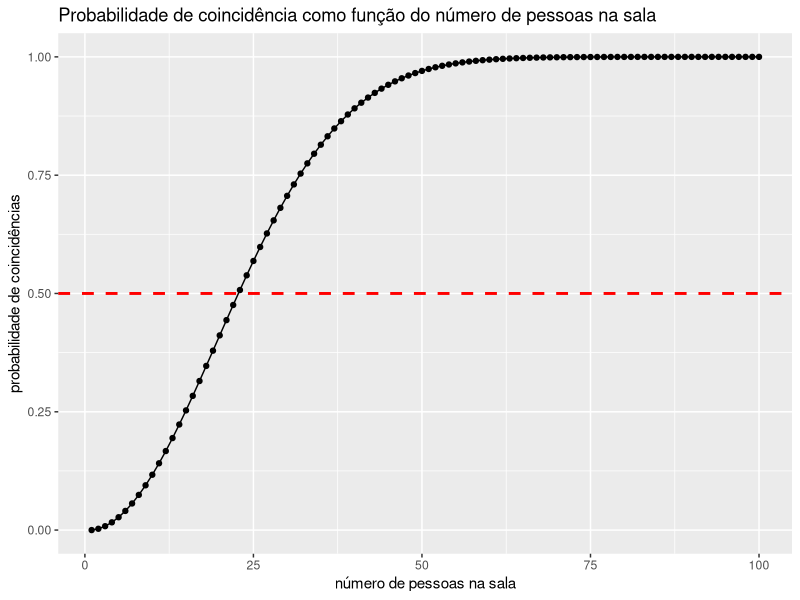
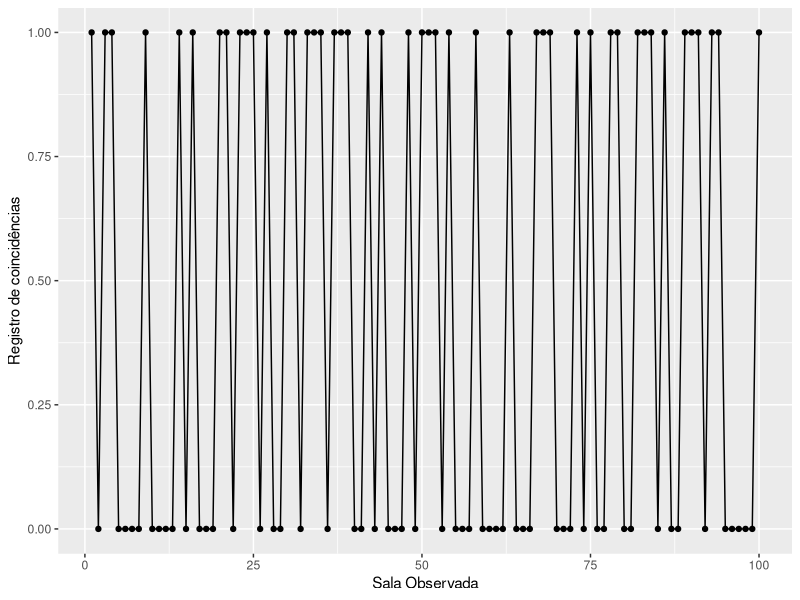
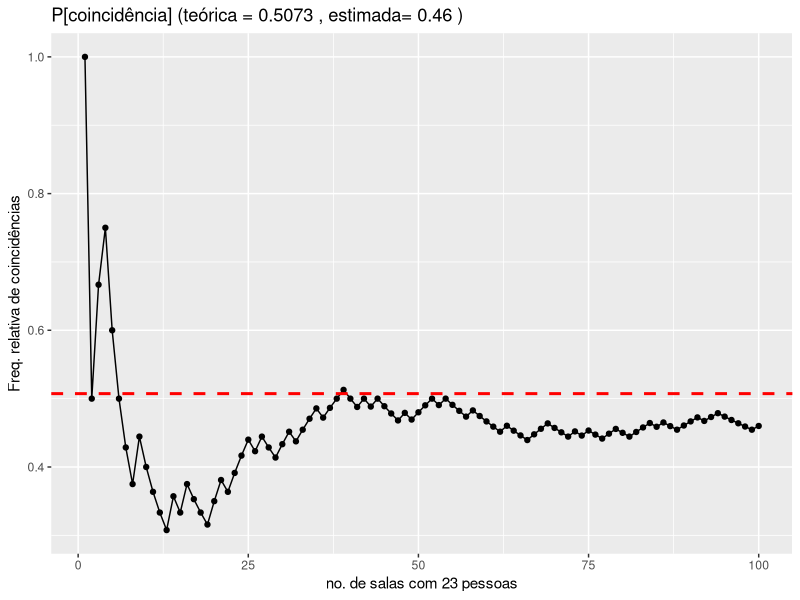
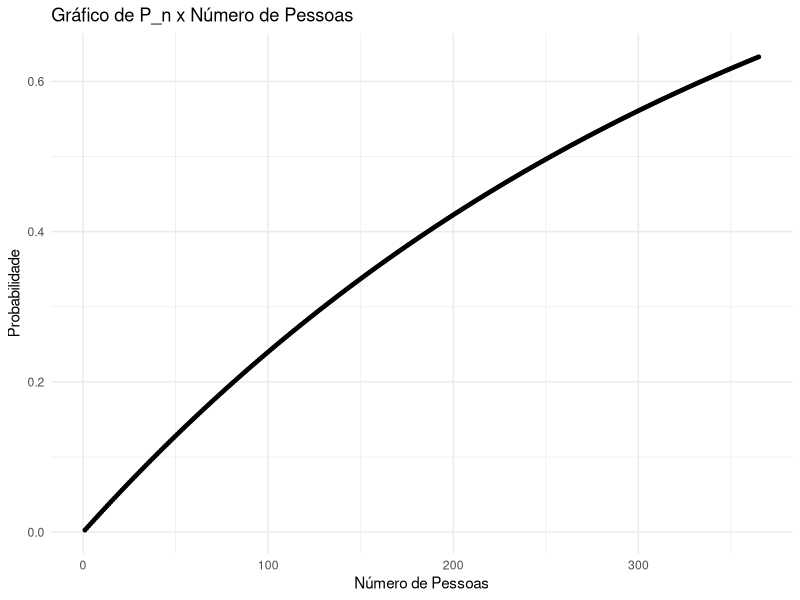

Recreate these plots in R, in order. (Note: a time limit stopped this script after it produced the figures.)
## ---- chunk 1
n_pessoas <- 1:100
p_coincidencias <- sapply(n_pessoas, pbirthday)

aniversarios <- data.frame(n_pessoas, p_coincidencias)

# gráfico da probabilidade pelo número de pessoas
library(tidyverse)
ggplot(aniversarios, aes(x = n_pessoas, y = p_coincidencias)) +
  geom_line() +
  geom_point() + 
  geom_hline(yintercept = 0.5, linetype = "dashed", color = "red", size = 1) +
  labs(x = "número de pessoas na sala", y = "probabilidade de coincidências",
       title = "Probabilidade de coincidência como função do número de pessoas na sala")
## ---- chunk 2
# número de pessoas na sala
n_pessoas <- 23

# calcula a probabilidade de pelo menos uma coincidência para um total de `n_pessoas` pessoas:
pbirthday(n_pessoas)
## ---- chunk 3
# carrega pacotes
library(tidyverse)
## ---- chunk 4
# função que verifica se há coincidências
registra_coincidencia <- function(n_pessoas, n_dias = 365){
  #
  # Argumentos:
  # n_pessoas: número de pessoas na sala
  # n_dias: número total de dias que podem ser sorteados
  # 
  # Saída:
  # resultado: valor numérico que assume valor 1, se há coincidência e 0, c.c.
  
  # inicializa resultado
  resultado <- FALSE
  
  # sorteia uma data de aniversário para cada uma das `n_pessoas` na sala
  aniversarios <- sample(x = 1:n_dias, size = n_pessoas, replace = TRUE)
  
  # verifica se há coincidências
  resultado <- as.numeric(any(duplicated(aniversarios)))
  return(resultado)
}
## ---- chunk 5
# fixa semente de números pseudo-aleatórios
set.seed(1)

# simula Nrep salas e registra em quais houve coincidências
Npessoas  <- 23    # no. de pessoas na sala
Nsalas    <- 100   # número de salas observadas (tamanho do caminho aleatório)

coincidencias <- replicate(Nsalas, registra_coincidencia(Npessoas))

# organiza os resultados das coincidências em uma tabela
coincidencias_df <- data.frame(coincidencias)
# cria coluna com a ordem dos lançamentos
coincidencias_df$row <- 1:nrow(coincidencias_df)

# constrói gráfico com a sequencia de coincidencias
ggplot(coincidencias_df, mapping = aes(x = row, y = coincidencias)) + 
  geom_point() +
  geom_line() +
  labs(x = "Sala Observada", y = "Registro de coincidências")
## ---- chunk 6
# calcula frequencias relativas de coincidências
# da primeira à última sala
# (estimativas da probabilidade de coincidências)
freq_rel <- cumsum(coincidencias)/1:Nsalas

# valor estimado para a probabilidade de ocorrer coincidência
prob_est <- freq_rel[Nsalas]
## ---- chunk 7
# organiza as frequências relativas calculadas em uma tabela
freq_rel_df <- data.frame(freq_rel)
# cria coluna com a ordem dos lançamentos
freq_rel_df$row <- 1:nrow(freq_rel_df)

# constrói gráfico com a frequência relativa de 'COROA'
ggplot(freq_rel_df, mapping = aes(x = row, y = freq_rel)) + 
  geom_point() +
  geom_line() +
  # adiciona linha tracejada vermelha
  geom_hline(yintercept = pbirthday(n_pessoas), linetype = "dashed", color = "red", size = 1) +
  labs(x = paste("no. de salas com", n_pessoas, "pessoas"), 
       y = "Freq. relativa de coincidências",
       title = paste("P[coincidência] (teórica =", round(pbirthday(n_pessoas), digits = 5), "," ,"estimada=", round(prob_est, digits = 5), ")")) 
## ---- chunk 8
P_n <- function(n_pessoas, n_dias = 365) {
    pb <- 1 - ((n_dias - 1) / n_dias) ^ n_pessoas
    return(pb)
}
## ---- chunk 9
# Gerar os dados para o gráfico
n_pessoas <- 1:365 # Considerando de 1 a 100 pessoas
probabilidades <- P_n(n_pessoas)

# Criar um data frame para o ggplot
data <- data.frame(n_pessoas, probabilidades)

# Construir o gráfico
ggplot(data, aes(x = n_pessoas, y = probabilidades)) +
    geom_line(color = "blue", size = 1.2) +        # Adiciona a linha azul
    geom_point(color = "black", size = 1.0) +          # Adiciona os pontos vermelhos
    labs(x = "Número de Pessoas", y = "Probabilidade", 
         title = "Gráfico de P_n x Número de Pessoas") +
    theme_minimal()                                # Aplica um tema minimalista
## ---- chunk 10
n_pessoas <- function(p) {
  return( log(1 - p) / log(364 / 365) )
}

## ---- chunk 11
p_desejado <- 0.9
resultado <- ceiling(n_pessoas(p_desejado)) # Arredondar para o próximo número inteiro
resultado
## ---- chunk 12
# Definir a função para simulação de Monte Carlo
Pn_simulacao <- function(n_pessoas, n_simulacoes = 1000) {
  # Inicializar contador para o número de coincidências
  coincidencias <- 0
  
  # Realizar as simulações
  for (i in 1:n_simulacoes) {
    # Sortear os aniversários
    aniversarios <- sample(x = 1:365, size = n_pessoas, replace = TRUE)
    
    # Verificar se há alguém com aniversário no dia 31 de dezembro
    if (any(aniversarios == 365)) {
      coincidencias <- coincidencias + 1
    }
  }
  
  # Calcular a probabilidade P_n
  P_n <- coincidencias / n_simulacoes
  return(P_n)
}

# Testar a função para um exemplo
n_pessoas <- 840
P_n <- Pn_simulacao(n_pessoas)
print(P_n)
## ---- chunk 13
# Definir o número de simulações
n_simulacoes <- 10000

# Definir os valores de n_pessoas
n_pessoas_values <- 1:365

# Calcular P_n para cada valor de n_pessoas
P_n_values <- sapply(n_pessoas_values, function(n) Pn_simulacao(n, n_simulacoes))

# Construir o gráfico usando ggplot2
library(ggplot2)
data <- data.frame(n_pessoas = n_pessoas_values, P_n = P_n_values)

ggplot(data, aes(x = n_pessoas, y = P_n)) +
  geom_line(color = "blue", size = 1.2) +        # Adiciona a linha azul
  geom_point(color = "red", size = 2) +          # Adiciona os pontos vermelhos
  labs(x = "Número de Pessoas", y = "Probabilidade P_n", 
       title = "Gráfico de P_n x Número de Pessoas (Simulação de Monte Carlo)") +
  theme_minimal()                                # Aplica um tema minimalista

## ---- chunk 14
# Função para encontrar o menor n_pessoas para o qual P_n > 0.9
encontrar_n_pessoas <- function(limite_p, n_simulacoes = 1000) {
  n_pessoas <- 1
  P_n <- 0
  
  while (P_n <= limite_p) {
    P_n <- Pn_simulacao(n_pessoas, n_simulacoes)
    if (P_n > limite_p) {
      break
    }
    n_pessoas <- n_pessoas + 1
  }
  
  return(n_pessoas)
}

# Encontrar o valor de n_pessoas para o qual P_n > 0.9
n_pessoas_limite <- encontrar_n_pessoas(limite_p = 0.9)
print(n_pessoas_limite)
